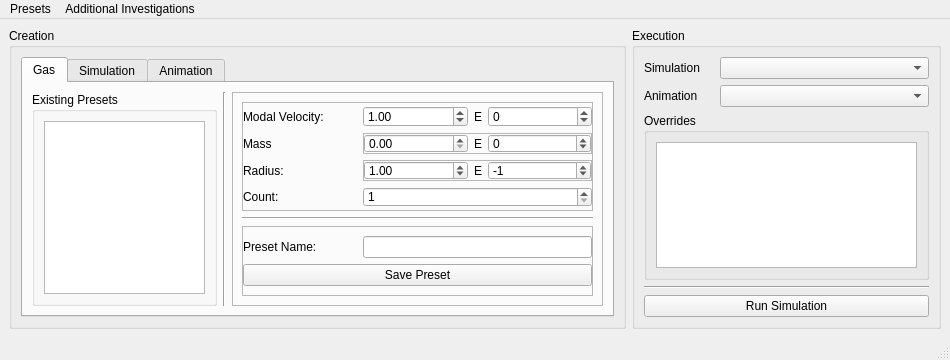
<?xml version="1.0" encoding="UTF-8"?>
<ui version="4.0">
 <class>MainWindow</class>
 <widget class="QMainWindow" name="MainWindow">
  <property name="geometry">
   <rect>
    <x>0</x>
    <y>0</y>
    <width>950</width>
    <height>360</height>
   </rect>
  </property>
  <property name="minimumSize">
   <size>
    <width>950</width>
    <height>360</height>
   </size>
  </property>
  <property name="windowTitle">
   <string>PyBAllS</string>
  </property>
  <widget class="QWidget" name="centralwidget">
   <layout class="QHBoxLayout" name="horizontalLayout">
    <item>
     <widget class="QFrame" name="frame">
      <property name="frameShape">
       <enum>QFrame::NoFrame</enum>
      </property>
      <property name="frameShadow">
       <enum>QFrame::Plain</enum>
      </property>
      <layout class="QHBoxLayout" name="horizontalLayout_8" stretch="2,1">
       <property name="leftMargin">
        <number>0</number>
       </property>
       <property name="topMargin">
        <number>0</number>
       </property>
       <property name="rightMargin">
        <number>0</number>
       </property>
       <property name="bottomMargin">
        <number>0</number>
       </property>
       <item>
        <widget class="QGroupBox" name="creation_box">
         <property name="title">
          <string>Creation</string>
         </property>
         <layout class="QHBoxLayout" name="horizontalLayout_5">
          <item>
           <widget class="QTabWidget" name="tabWidget">
            <property name="minimumSize">
             <size>
              <width>100</width>
              <height>0</height>
             </size>
            </property>
            <property name="currentIndex">
             <number>0</number>
            </property>
            <widget class="QWidget" name="gas_tab">
             <attribute name="title">
              <string>Gas</string>
             </attribute>
             <layout class="QHBoxLayout" name="horizontalLayout_4">
              <item>
               <widget class="QGroupBox" name="gas_group_box">
                <property name="sizePolicy">
                 <sizepolicy hsizetype="Preferred" vsizetype="Preferred">
                  <horstretch>1</horstretch>
                  <verstretch>0</verstretch>
                 </sizepolicy>
                </property>
                <property name="minimumSize">
                 <size>
                  <width>100</width>
                  <height>0</height>
                 </size>
                </property>
                <property name="acceptDrops">
                 <bool>true</bool>
                </property>
                <property name="toolTip">
                 <string>Select an existing preset to load its values. Press del to delete selected presets.</string>
                </property>
                <property name="title">
                 <string>Existing Presets</string>
                </property>
                <layout class="QVBoxLayout" name="verticalLayout_17" stretch="0">
                 <item>
                  <widget class="QListWidget" name="gas_list_widget">
                   <property name="frameShadow">
                    <enum>QFrame::Raised</enum>
                   </property>
                   <property name="selectionMode">
                    <enum>QAbstractItemView::SingleSelection</enum>
                   </property>
                  </widget>
                 </item>
                </layout>
               </widget>
              </item>
              <item>
               <widget class="Line" name="gas_line">
                <property name="orientation">
                 <enum>Qt::Vertical</enum>
                </property>
               </widget>
              </item>
              <item>
               <widget class="QFrame" name="gas_frame">
                <property name="sizePolicy">
                 <sizepolicy hsizetype="Preferred" vsizetype="Preferred">
                  <horstretch>2</horstretch>
                  <verstretch>0</verstretch>
                 </sizepolicy>
                </property>
                <property name="frameShape">
                 <enum>QFrame::StyledPanel</enum>
                </property>
                <property name="frameShadow">
                 <enum>QFrame::Raised</enum>
                </property>
                <layout class="QVBoxLayout" name="verticalLayout_21">
                 <item>
                  <widget class="QFrame" name="gas_options_frame">
                   <property name="sizePolicy">
                    <sizepolicy hsizetype="Preferred" vsizetype="Preferred">
                     <horstretch>0</horstretch>
                     <verstretch>5</verstretch>
                    </sizepolicy>
                   </property>
                   <property name="frameShape">
                    <enum>QFrame::StyledPanel</enum>
                   </property>
                   <property name="frameShadow">
                    <enum>QFrame::Raised</enum>
                   </property>
                   <layout class="QGridLayout" name="gridLayout_2" rowstretch="0,0,0,0" columnstretch="1,2">
                    <property name="leftMargin">
                     <number>0</number>
                    </property>
                    <property name="topMargin">
                     <number>3</number>
                    </property>
                    <property name="rightMargin">
                     <number>0</number>
                    </property>
                    <property name="bottomMargin">
                     <number>3</number>
                    </property>
                    <item row="0" column="0">
                     <widget class="QLabel" name="gas_vel_label">
                      <property name="text">
                       <string>Modal Velocity:</string>
                      </property>
                     </widget>
                    </item>
                    <item row="0" column="1">
                     <widget class="QFrame" name="frame_9">
                      <property name="sizePolicy">
                       <sizepolicy hsizetype="Preferred" vsizetype="Fixed">
                        <horstretch>0</horstretch>
                        <verstretch>0</verstretch>
                       </sizepolicy>
                      </property>
                      <property name="frameShape">
                       <enum>QFrame::NoFrame</enum>
                      </property>
                      <layout class="QHBoxLayout" name="horizontalLayout_11">
                       <property name="leftMargin">
                        <number>0</number>
                       </property>
                       <property name="topMargin">
                        <number>0</number>
                       </property>
                       <property name="rightMargin">
                        <number>0</number>
                       </property>
                       <property name="bottomMargin">
                        <number>0</number>
                       </property>
                       <item>
                        <widget class="QDoubleSpinBox" name="gas_vel_box">
                         <property name="maximum">
                          <double>9999.989999999999782</double>
                         </property>
                         <property name="value">
                          <double>1.000000000000000</double>
                         </property>
                        </widget>
                       </item>
                       <item>
                        <widget class="QLabel" name="label_4">
                         <property name="sizePolicy">
                          <sizepolicy hsizetype="Fixed" vsizetype="Preferred">
                           <horstretch>0</horstretch>
                           <verstretch>0</verstretch>
                          </sizepolicy>
                         </property>
                         <property name="minimumSize">
                          <size>
                           <width>0</width>
                           <height>0</height>
                          </size>
                         </property>
                         <property name="text">
                          <string>E</string>
                         </property>
                        </widget>
                       </item>
                       <item>
                        <widget class="QSpinBox" name="gas_vele_box">
                         <property name="minimum">
                          <number>-99</number>
                         </property>
                        </widget>
                       </item>
                      </layout>
                     </widget>
                    </item>
                    <item row="1" column="0">
                     <widget class="QLabel" name="label_6">
                      <property name="text">
                       <string>Mass</string>
                      </property>
                     </widget>
                    </item>
                    <item row="1" column="1">
                     <widget class="QFrame" name="frame_11">
                      <property name="sizePolicy">
                       <sizepolicy hsizetype="Preferred" vsizetype="Fixed">
                        <horstretch>0</horstretch>
                        <verstretch>0</verstretch>
                       </sizepolicy>
                      </property>
                      <property name="frameShape">
                       <enum>QFrame::StyledPanel</enum>
                      </property>
                      <property name="frameShadow">
                       <enum>QFrame::Raised</enum>
                      </property>
                      <layout class="QHBoxLayout" name="horizontalLayout_13">
                       <property name="leftMargin">
                        <number>0</number>
                       </property>
                       <property name="topMargin">
                        <number>0</number>
                       </property>
                       <property name="rightMargin">
                        <number>0</number>
                       </property>
                       <property name="bottomMargin">
                        <number>0</number>
                       </property>
                       <item>
                        <widget class="QDoubleSpinBox" name="gas_mass_box">
                         <property name="value">
                          <double>0.000000000000000</double>
                         </property>
                        </widget>
                       </item>
                       <item>
                        <widget class="QLabel" name="label_7">
                         <property name="sizePolicy">
                          <sizepolicy hsizetype="Fixed" vsizetype="Preferred">
                           <horstretch>0</horstretch>
                           <verstretch>0</verstretch>
                          </sizepolicy>
                         </property>
                         <property name="minimumSize">
                          <size>
                           <width>0</width>
                           <height>0</height>
                          </size>
                         </property>
                         <property name="text">
                          <string>E</string>
                         </property>
                        </widget>
                       </item>
                       <item>
                        <widget class="QSpinBox" name="gas_masse_box">
                         <property name="minimum">
                          <number>-99</number>
                         </property>
                         <property name="value">
                          <number>0</number>
                         </property>
                        </widget>
                       </item>
                      </layout>
                     </widget>
                    </item>
                    <item row="2" column="0">
                     <widget class="QLabel" name="gas_rad_label">
                      <property name="text">
                       <string>Radius:</string>
                      </property>
                     </widget>
                    </item>
                    <item row="2" column="1">
                     <widget class="QFrame" name="frame_10">
                      <property name="sizePolicy">
                       <sizepolicy hsizetype="Preferred" vsizetype="Fixed">
                        <horstretch>0</horstretch>
                        <verstretch>0</verstretch>
                       </sizepolicy>
                      </property>
                      <property name="frameShape">
                       <enum>QFrame::StyledPanel</enum>
                      </property>
                      <property name="frameShadow">
                       <enum>QFrame::Raised</enum>
                      </property>
                      <layout class="QHBoxLayout" name="horizontalLayout_12">
                       <property name="leftMargin">
                        <number>0</number>
                       </property>
                       <property name="topMargin">
                        <number>0</number>
                       </property>
                       <property name="rightMargin">
                        <number>0</number>
                       </property>
                       <property name="bottomMargin">
                        <number>0</number>
                       </property>
                       <item>
                        <widget class="QDoubleSpinBox" name="gas_rad_box">
                         <property name="value">
                          <double>1.000000000000000</double>
                         </property>
                        </widget>
                       </item>
                       <item>
                        <widget class="QLabel" name="label_5">
                         <property name="sizePolicy">
                          <sizepolicy hsizetype="Fixed" vsizetype="Preferred">
                           <horstretch>0</horstretch>
                           <verstretch>0</verstretch>
                          </sizepolicy>
                         </property>
                         <property name="minimumSize">
                          <size>
                           <width>0</width>
                           <height>0</height>
                          </size>
                         </property>
                         <property name="text">
                          <string>E</string>
                         </property>
                        </widget>
                       </item>
                       <item>
                        <widget class="QSpinBox" name="gas_rade_box">
                         <property name="minimum">
                          <number>-99</number>
                         </property>
                         <property name="value">
                          <number>-1</number>
                         </property>
                        </widget>
                       </item>
                      </layout>
                     </widget>
                    </item>
                    <item row="3" column="0">
                     <widget class="QLabel" name="gas_count_label">
                      <property name="text">
                       <string>Count:</string>
                      </property>
                     </widget>
                    </item>
                    <item row="3" column="1">
                     <widget class="QSpinBox" name="gas_count_box">
                      <property name="minimum">
                       <number>1</number>
                      </property>
                     </widget>
                    </item>
                   </layout>
                  </widget>
                 </item>
                 <item>
                  <widget class="Line" name="line_2">
                   <property name="orientation">
                    <enum>Qt::Horizontal</enum>
                   </property>
                  </widget>
                 </item>
                 <item>
                  <widget class="QFrame" name="gas_create_frame">
                   <property name="sizePolicy">
                    <sizepolicy hsizetype="Preferred" vsizetype="Minimum">
                     <horstretch>0</horstretch>
                     <verstretch>2</verstretch>
                    </sizepolicy>
                   </property>
                   <property name="maximumSize">
                    <size>
                     <width>16777215</width>
                     <height>100</height>
                    </size>
                   </property>
                   <property name="frameShape">
                    <enum>QFrame::StyledPanel</enum>
                   </property>
                   <property name="frameShadow">
                    <enum>QFrame::Raised</enum>
                   </property>
                   <layout class="QGridLayout" name="gridLayout" columnstretch="1,2">
                    <property name="leftMargin">
                     <number>0</number>
                    </property>
                    <property name="rightMargin">
                     <number>0</number>
                    </property>
                    <item row="0" column="0">
                     <widget class="QLabel" name="gas_preset_label">
                      <property name="text">
                       <string>Preset Name:</string>
                      </property>
                     </widget>
                    </item>
                    <item row="0" column="1">
                     <widget class="QLineEdit" name="gas_preset_edit"/>
                    </item>
                    <item row="1" column="0" colspan="2">
                     <widget class="QPushButton" name="gas_create_button">
                      <property name="text">
                       <string>Save Preset</string>
                      </property>
                     </widget>
                    </item>
                   </layout>
                  </widget>
                 </item>
                </layout>
               </widget>
              </item>
             </layout>
            </widget>
            <widget class="QWidget" name="sim_tab">
             <attribute name="title">
              <string>Simulation</string>
             </attribute>
             <layout class="QHBoxLayout" name="horizontalLayout_9">
              <item>
               <widget class="QGroupBox" name="sim_group_box">
                <property name="sizePolicy">
                 <sizepolicy hsizetype="Preferred" vsizetype="Preferred">
                  <horstretch>1</horstretch>
                  <verstretch>0</verstretch>
                 </sizepolicy>
                </property>
                <property name="minimumSize">
                 <size>
                  <width>100</width>
                  <height>0</height>
                 </size>
                </property>
                <property name="acceptDrops">
                 <bool>true</bool>
                </property>
                <property name="toolTip">
                 <string>Select an existing preset to load its values. Press del to delete selected presets.</string>
                </property>
                <property name="title">
                 <string>Existing Presets</string>
                </property>
                <layout class="QVBoxLayout" name="verticalLayout_20" stretch="0">
                 <item>
                  <widget class="QListWidget" name="sim_list_widget">
                   <property name="frameShadow">
                    <enum>QFrame::Raised</enum>
                   </property>
                   <property name="selectionMode">
                    <enum>QAbstractItemView::SingleSelection</enum>
                   </property>
                  </widget>
                 </item>
                </layout>
               </widget>
              </item>
              <item>
               <widget class="Line" name="sim_line">
                <property name="orientation">
                 <enum>Qt::Vertical</enum>
                </property>
               </widget>
              </item>
              <item>
               <widget class="QGroupBox" name="sim_gas_group_box">
                <property name="sizePolicy">
                 <sizepolicy hsizetype="Preferred" vsizetype="Preferred">
                  <horstretch>1</horstretch>
                  <verstretch>0</verstretch>
                 </sizepolicy>
                </property>
                <property name="minimumSize">
                 <size>
                  <width>100</width>
                  <height>0</height>
                 </size>
                </property>
                <property name="acceptDrops">
                 <bool>true</bool>
                </property>
                <property name="title">
                 <string>Gases</string>
                </property>
                <layout class="QVBoxLayout" name="verticalLayout_23" stretch="0">
                 <item>
                  <widget class="QListWidget" name="sim_gas_list_widget">
                   <property name="frameShadow">
                    <enum>QFrame::Raised</enum>
                   </property>
                   <property name="selectionMode">
                    <enum>QAbstractItemView::MultiSelection</enum>
                   </property>
                  </widget>
                 </item>
                </layout>
               </widget>
              </item>
              <item>
               <widget class="QFrame" name="sim_frame">
                <property name="sizePolicy">
                 <sizepolicy hsizetype="Preferred" vsizetype="Preferred">
                  <horstretch>2</horstretch>
                  <verstretch>0</verstretch>
                 </sizepolicy>
                </property>
                <property name="frameShape">
                 <enum>QFrame::StyledPanel</enum>
                </property>
                <property name="frameShadow">
                 <enum>QFrame::Raised</enum>
                </property>
                <layout class="QVBoxLayout" name="verticalLayout_22">
                 <item>
                  <widget class="QFrame" name="sim_options_frame">
                   <property name="sizePolicy">
                    <sizepolicy hsizetype="Preferred" vsizetype="Preferred">
                     <horstretch>0</horstretch>
                     <verstretch>5</verstretch>
                    </sizepolicy>
                   </property>
                   <property name="frameShape">
                    <enum>QFrame::StyledPanel</enum>
                   </property>
                   <property name="frameShadow">
                    <enum>QFrame::Raised</enum>
                   </property>
                   <layout class="QGridLayout" name="gridLayout_3" rowstretch="1,1,1" columnstretch="1,1,1">
                    <property name="leftMargin">
                     <number>0</number>
                    </property>
                    <property name="rightMargin">
                     <number>0</number>
                    </property>
                    <item row="1" column="0">
                     <widget class="QLabel" name="sim_dim_label">
                      <property name="text">
                       <string>Dimensions:</string>
                      </property>
                     </widget>
                    </item>
                    <item row="0" column="0">
                     <widget class="QLabel" name="sim_rad_label">
                      <property name="text">
                       <string>Container Radius:</string>
                      </property>
                     </widget>
                    </item>
                    <item row="2" column="0">
                     <widget class="QLabel" name="sim_method_label">
                      <property name="text">
                       <string>Simulation Method:</string>
                      </property>
                     </widget>
                    </item>
                    <item row="0" column="1" colspan="2">
                     <widget class="QFrame" name="frame_8">
                      <property name="sizePolicy">
                       <sizepolicy hsizetype="Preferred" vsizetype="Fixed">
                        <horstretch>0</horstretch>
                        <verstretch>0</verstretch>
                       </sizepolicy>
                      </property>
                      <layout class="QHBoxLayout" name="horizontalLayout_7">
                       <property name="leftMargin">
                        <number>0</number>
                       </property>
                       <property name="topMargin">
                        <number>0</number>
                       </property>
                       <property name="rightMargin">
                        <number>0</number>
                       </property>
                       <property name="bottomMargin">
                        <number>0</number>
                       </property>
                       <item>
                        <widget class="QDoubleSpinBox" name="sim_rad_box">
                         <property name="minimum">
                          <double>0.010000000000000</double>
                         </property>
                         <property name="value">
                          <double>1.000000000000000</double>
                         </property>
                        </widget>
                       </item>
                       <item>
                        <widget class="QLabel" name="label_3">
                         <property name="sizePolicy">
                          <sizepolicy hsizetype="Fixed" vsizetype="Preferred">
                           <horstretch>0</horstretch>
                           <verstretch>0</verstretch>
                          </sizepolicy>
                         </property>
                         <property name="minimumSize">
                          <size>
                           <width>0</width>
                           <height>0</height>
                          </size>
                         </property>
                         <property name="text">
                          <string>E</string>
                         </property>
                        </widget>
                       </item>
                       <item>
                        <widget class="QSpinBox" name="sim_rade_box">
                         <property name="minimum">
                          <number>-99</number>
                         </property>
                        </widget>
                       </item>
                      </layout>
                     </widget>
                    </item>
                    <item row="1" column="1" colspan="2">
                     <widget class="QSpinBox" name="sim_dim_box">
                      <property name="minimum">
                       <number>2</number>
                      </property>
                      <property name="maximum">
                       <number>3</number>
                      </property>
                     </widget>
                    </item>
                    <item row="2" column="1" colspan="2">
                     <widget class="QComboBox" name="sim_method_box">
                      <property name="currentText">
                       <string>1</string>
                      </property>
                      <item>
                       <property name="text">
                        <string>1</string>
                       </property>
                      </item>
                      <item>
                       <property name="text">
                        <string>2</string>
                       </property>
                      </item>
                      <item>
                       <property name="text">
                        <string>3</string>
                       </property>
                      </item>
                     </widget>
                    </item>
                   </layout>
                  </widget>
                 </item>
                 <item>
                  <widget class="Line" name="line_3">
                   <property name="orientation">
                    <enum>Qt::Horizontal</enum>
                   </property>
                  </widget>
                 </item>
                 <item>
                  <widget class="QFrame" name="sim_create_frame">
                   <property name="sizePolicy">
                    <sizepolicy hsizetype="Preferred" vsizetype="Minimum">
                     <horstretch>0</horstretch>
                     <verstretch>2</verstretch>
                    </sizepolicy>
                   </property>
                   <property name="maximumSize">
                    <size>
                     <width>16777215</width>
                     <height>100</height>
                    </size>
                   </property>
                   <property name="frameShape">
                    <enum>QFrame::StyledPanel</enum>
                   </property>
                   <property name="frameShadow">
                    <enum>QFrame::Raised</enum>
                   </property>
                   <layout class="QGridLayout" name="gridLayout_4" columnstretch="1,2">
                    <property name="leftMargin">
                     <number>0</number>
                    </property>
                    <property name="rightMargin">
                     <number>0</number>
                    </property>
                    <item row="0" column="0">
                     <widget class="QLabel" name="sim_preset_label">
                      <property name="text">
                       <string>Preset Name:</string>
                      </property>
                     </widget>
                    </item>
                    <item row="0" column="1">
                     <widget class="QLineEdit" name="sim_preset_edit"/>
                    </item>
                    <item row="1" column="0" colspan="2">
                     <widget class="QPushButton" name="sim_create_button">
                      <property name="text">
                       <string>Save Preset</string>
                      </property>
                     </widget>
                    </item>
                   </layout>
                  </widget>
                 </item>
                </layout>
               </widget>
              </item>
             </layout>
            </widget>
            <widget class="QWidget" name="anim_tab">
             <attribute name="title">
              <string>Animation</string>
             </attribute>
             <layout class="QHBoxLayout" name="horizontalLayout_10">
              <item>
               <widget class="QGroupBox" name="anim_group_box">
                <property name="sizePolicy">
                 <sizepolicy hsizetype="Preferred" vsizetype="Preferred">
                  <horstretch>1</horstretch>
                  <verstretch>0</verstretch>
                 </sizepolicy>
                </property>
                <property name="minimumSize">
                 <size>
                  <width>100</width>
                  <height>0</height>
                 </size>
                </property>
                <property name="acceptDrops">
                 <bool>true</bool>
                </property>
                <property name="toolTip">
                 <string>Select an existing preset to load its values. Press del to delete selected presets.</string>
                </property>
                <property name="title">
                 <string>Existing Presets</string>
                </property>
                <layout class="QVBoxLayout" name="verticalLayout_18" stretch="0">
                 <item>
                  <widget class="QListWidget" name="anim_list_widget">
                   <property name="frameShadow">
                    <enum>QFrame::Raised</enum>
                   </property>
                   <property name="selectionMode">
                    <enum>QAbstractItemView::SingleSelection</enum>
                   </property>
                  </widget>
                 </item>
                </layout>
               </widget>
              </item>
              <item>
               <widget class="Line" name="anim_line">
                <property name="orientation">
                 <enum>Qt::Vertical</enum>
                </property>
               </widget>
              </item>
              <item>
               <widget class="QFrame" name="anim_frame">
                <property name="sizePolicy">
                 <sizepolicy hsizetype="Preferred" vsizetype="Preferred">
                  <horstretch>2</horstretch>
                  <verstretch>0</verstretch>
                 </sizepolicy>
                </property>
                <property name="frameShape">
                 <enum>QFrame::StyledPanel</enum>
                </property>
                <property name="frameShadow">
                 <enum>QFrame::Raised</enum>
                </property>
                <layout class="QVBoxLayout" name="verticalLayout_24">
                 <item>
                  <widget class="QFrame" name="anim_options_frame">
                   <property name="sizePolicy">
                    <sizepolicy hsizetype="Preferred" vsizetype="Preferred">
                     <horstretch>0</horstretch>
                     <verstretch>5</verstretch>
                    </sizepolicy>
                   </property>
                   <property name="frameShape">
                    <enum>QFrame::StyledPanel</enum>
                   </property>
                   <property name="frameShadow">
                    <enum>QFrame::Raised</enum>
                   </property>
                   <layout class="QGridLayout" name="gridLayout_6" columnstretch="1,2">
                    <property name="leftMargin">
                     <number>0</number>
                    </property>
                    <property name="rightMargin">
                     <number>0</number>
                    </property>
                    <item row="0" column="0">
                     <widget class="QLabel" name="anim_fps_label">
                      <property name="text">
                       <string>Frames per Second:</string>
                      </property>
                     </widget>
                    </item>
                    <item row="1" column="0">
                     <widget class="QLabel" name="anim_speed_label">
                      <property name="text">
                       <string>Speed up:</string>
                      </property>
                     </widget>
                    </item>
                    <item row="1" column="1">
                     <widget class="QDoubleSpinBox" name="anim_speed_box">
                      <property name="minimum">
                       <double>0.010000000000000</double>
                      </property>
                      <property name="value">
                       <double>1.000000000000000</double>
                      </property>
                     </widget>
                    </item>
                    <item row="0" column="1">
                     <widget class="QSpinBox" name="anim_fps_box">
                      <property name="minimum">
                       <number>1</number>
                      </property>
                      <property name="maximum">
                       <number>9999</number>
                      </property>
                      <property name="value">
                       <number>60</number>
                      </property>
                     </widget>
                    </item>
                   </layout>
                  </widget>
                 </item>
                 <item>
                  <widget class="Line" name="line_4">
                   <property name="orientation">
                    <enum>Qt::Horizontal</enum>
                   </property>
                  </widget>
                 </item>
                 <item>
                  <widget class="QFrame" name="anim_create_frame">
                   <property name="sizePolicy">
                    <sizepolicy hsizetype="Preferred" vsizetype="Minimum">
                     <horstretch>0</horstretch>
                     <verstretch>2</verstretch>
                    </sizepolicy>
                   </property>
                   <property name="maximumSize">
                    <size>
                     <width>16777215</width>
                     <height>100</height>
                    </size>
                   </property>
                   <property name="frameShape">
                    <enum>QFrame::StyledPanel</enum>
                   </property>
                   <property name="frameShadow">
                    <enum>QFrame::Raised</enum>
                   </property>
                   <layout class="QGridLayout" name="gridLayout_7" columnstretch="1,2">
                    <property name="leftMargin">
                     <number>0</number>
                    </property>
                    <property name="rightMargin">
                     <number>0</number>
                    </property>
                    <item row="0" column="0">
                     <widget class="QLabel" name="anim_preset_label">
                      <property name="text">
                       <string>Preset Name:</string>
                      </property>
                     </widget>
                    </item>
                    <item row="0" column="1">
                     <widget class="QLineEdit" name="anim_preset_edit"/>
                    </item>
                    <item row="1" column="0" colspan="2">
                     <widget class="QPushButton" name="anim_create_button">
                      <property name="text">
                       <string>Save Preset</string>
                      </property>
                     </widget>
                    </item>
                   </layout>
                  </widget>
                 </item>
                </layout>
               </widget>
              </item>
             </layout>
            </widget>
           </widget>
          </item>
         </layout>
        </widget>
       </item>
       <item>
        <widget class="QGroupBox" name="execution_box">
         <property name="title">
          <string>Execution</string>
         </property>
         <layout class="QGridLayout" name="gridLayout_5" columnstretch="1,3">
          <item row="0" column="0">
           <widget class="QLabel" name="label">
            <property name="text">
             <string>Simulation</string>
            </property>
           </widget>
          </item>
          <item row="0" column="1">
           <widget class="QComboBox" name="simulation_combobox"/>
          </item>
          <item row="1" column="0">
           <widget class="QLabel" name="label_2">
            <property name="text">
             <string>Animation</string>
            </property>
           </widget>
          </item>
          <item row="1" column="1">
           <widget class="QComboBox" name="animation_combobox"/>
          </item>
          <item row="2" column="0" colspan="2">
           <widget class="QGroupBox" name="groupBox_3">
            <property name="title">
             <string>Overrides</string>
            </property>
            <layout class="QHBoxLayout" name="horizontalLayout_6">
             <item>
              <widget class="QPlainTextEdit" name="plainTextEdit">
               <property name="toolTip">
                <string>Enter variables to override here as key:value pairs, as in a printed dictionary. Eg. {'dimensions': 2}</string>
               </property>
               <property name="whatsThis">
                <string/>
               </property>
              </widget>
             </item>
            </layout>
           </widget>
          </item>
          <item row="3" column="0" colspan="2">
           <widget class="Line" name="line">
            <property name="orientation">
             <enum>Qt::Horizontal</enum>
            </property>
           </widget>
          </item>
          <item row="4" column="0" colspan="2">
           <widget class="QPushButton" name="run_sim_button">
            <property name="text">
             <string>Run Simulation</string>
            </property>
           </widget>
          </item>
         </layout>
        </widget>
       </item>
      </layout>
     </widget>
    </item>
   </layout>
  </widget>
  <widget class="QMenuBar" name="menubar">
   <property name="geometry">
    <rect>
     <x>0</x>
     <y>0</y>
     <width>950</width>
     <height>21</height>
    </rect>
   </property>
   <widget class="QMenu" name="menuReload_Preset">
    <property name="title">
     <string>Presets</string>
    </property>
    <addaction name="actionReload"/>
   </widget>
   <widget class="QMenu" name="menuAdditional_Investigations">
    <property name="title">
     <string>Additional Investigations</string>
    </property>
    <addaction name="actionShow_Gas_Laws"/>
    <addaction name="actionPlot_B_against_V"/>
    <addaction name="actionFind_B_Graphically"/>
   </widget>
   <addaction name="menuReload_Preset"/>
   <addaction name="menuAdditional_Investigations"/>
  </widget>
  <widget class="QStatusBar" name="statusbar"/>
  <action name="actionReload">
   <property name="text">
    <string>Reload</string>
   </property>
  </action>
  <action name="actionShow_Gas_Laws">
   <property name="text">
    <string>Show Gas Laws</string>
   </property>
  </action>
  <action name="actionPlot_B_against_V">
   <property name="text">
    <string>Plot b against V_G</string>
   </property>
  </action>
  <action name="actionFind_B_Graphically">
   <property name="text">
    <string>Find b Graphically</string>
   </property>
  </action>
 </widget>
 <resources/>
 <connections/>
</ui>
